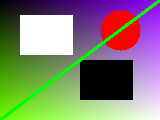
//> input picture tests/fixtures/sample.png, 160 x 120 px
$ ./VisionEngine tests/fixtures/sample.png   (built with g++ and OpenCV 4)
//> lines starting //> are read from the running program, lines starting //| are printed output that depends on the picture
#include <iostream>
#include <string>
#include <vector>
#include <algorithm>
#include <opencv2/opencv.hpp>

using namespace std;
using namespace cv;

static string makeOutputPath(const string &inputPath, const string &mode) {
    size_t pos = inputPath.find_last_of(".");
    string suffix = "_" + mode;

    if (pos == string::npos) {
        return inputPath + suffix + ".jpg";
    }

    return inputPath.substr(0, pos) + suffix + inputPath.substr(pos);
}

// ---------- DOG VISION ----------
static Mat simulateDogVision(const Mat &src) {
    Mat img;
    cvtColor(src, img, COLOR_BGR2RGB);
    img.convertTo(img, CV_32F, 1.0/255.0);

    // Better dichromatic approximation (blue-yellow dominant)
    Matx33f dogMatrix(
        0.3f, 0.6f, 0.1f,   // R reduced
        0.3f, 0.6f, 0.1f,   // G dominates
        0.0f, 0.2f, 0.8f    // B preserved
    );

    Mat transformed;
    transform(img, transformed, dogMatrix);

    // blur (lower acuity)
    GaussianBlur(transformed, transformed, Size(5,5), 1.2);

    // slightly brighter
    transformed *= 1.1;

    transformed.convertTo(transformed, CV_8UC3, 255.0);
    cvtColor(transformed, transformed, COLOR_RGB2BGR);

    return transformed;
}

// ---------- CAT VISION ----------
// [46 lines left out: functions simulateCatVision, simulateSnakeVision, not called in this run]

int main(int argc, char* argv[]) {
    if (argc < 2) {
        cout << "Usage: VisionEngine <image_path> [--mode MODE]" << endl;
        cout << "Modes: dog-vision | cat-vision | snake-vision" << endl;
        return 1;
    }

    string imagePath;
    string mode = "dog-vision"; // default

    // Parse arguments
    for (int i = 1; i < argc; ++i) {
        string arg = argv[i];

        if ((arg == "--mode" || arg == "-m") && i + 1 < argc) {
            mode = argv[++i];
        } else if (arg[0] != '-' && imagePath.empty()) {
            imagePath = arg;
        }
    }

    if (imagePath.empty()) {
        cerr << "Error: No image path provided." << endl;
        return 1;
    }

    cout << "Processing: " << imagePath << " | Mode: " << mode << endl;

    // Load image
    Mat src = imread(imagePath, IMREAD_COLOR);
//> src is the input picture: 120 rows x 160 cols, CV_8UC3; mean B, G, R 113, 128.7, 131.2
    if (src.empty()) {
        cerr << "Error: Failed to load image: " << imagePath << endl;
        return 2;
    }

    Mat output;

    // Mode selection
    if (mode == "dog-vision") {
        output = simulateDogVision(src);
//> in simulateDogVision, `transform(img, transformed, dogMatrix);`:
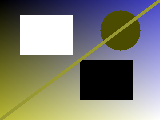
//> transformed: 120 rows x 160 cols, CV_32FC3; mean R, G, B 0.501, 0.501, 0.455
//> in simulateDogVision, `GaussianBlur(transformed, transformed, Size(5,5), 1.2);`:
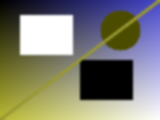
//> transformed: 120 rows x 160 cols, CV_32FC3; mean R, G, B 0.501, 0.501, 0.455
//> in simulateDogVision, `transformed.convertTo(transformed, CV_8UC3, 255.0);`:
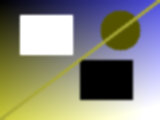
//> transformed: 120 rows x 160 cols, CV_8UC3; mean R, G, B 138.1, 138.1, 125.1
    }
    else if (mode == "cat-vision") {
        output = simulateCatVision(src);
    }
    else if (mode == "snake-vision") {
        output = simulateSnakeVision(src);
    }
    else {
        cerr << "Warning: Unknown mode '" << mode << "'. Using original image." << endl;
        output = src;
    }

    if (output.empty()) {
        cerr << "Error: Processing failed." << endl;
        return 3;
    }

    // Output path
    string outPath = makeOutputPath(imagePath, mode);

    if (!imwrite(outPath, output)) {
        cerr << "Error: Failed to save output image: " << outPath << endl;
        return 4;
    }

    cout << "Output saved to: " << outPath << endl;

    return 0;
}
